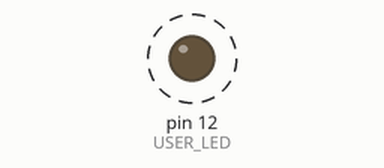
Bench run of a sketch on a simulated Arduino Uno, built with avr-gcc and run on an emulated ATmega328P. Shown: output pins drawn as LEDs (lit = HIGH). Dashed ring = blinking.

Above: at 0.5 s.
Timing chart, 0 to 4.6 s (numbered marks = the images above):
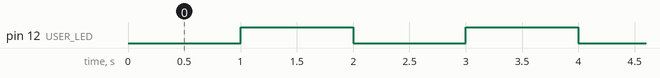

The sketch:

20240913TimerOsillate01.ino
```cpp
#include "Timer.h"
#define USER_LED	12
Timer t;

void setup() {
  pinMode(USER_LED, OUTPUT);
  // oscillate = 진동, High부터 Low까지 진동(1000ms)
  t.oscillate(USER_LED, 1000, LOW);
}

void loop() {
	// t 객체가 시간을 보는 것 = 폴링
  t.update();
}
```

Measured:
- by itself, pin 12 (USER_LED): alternates HIGH for 1.0 s and LOW for 1.0 s
